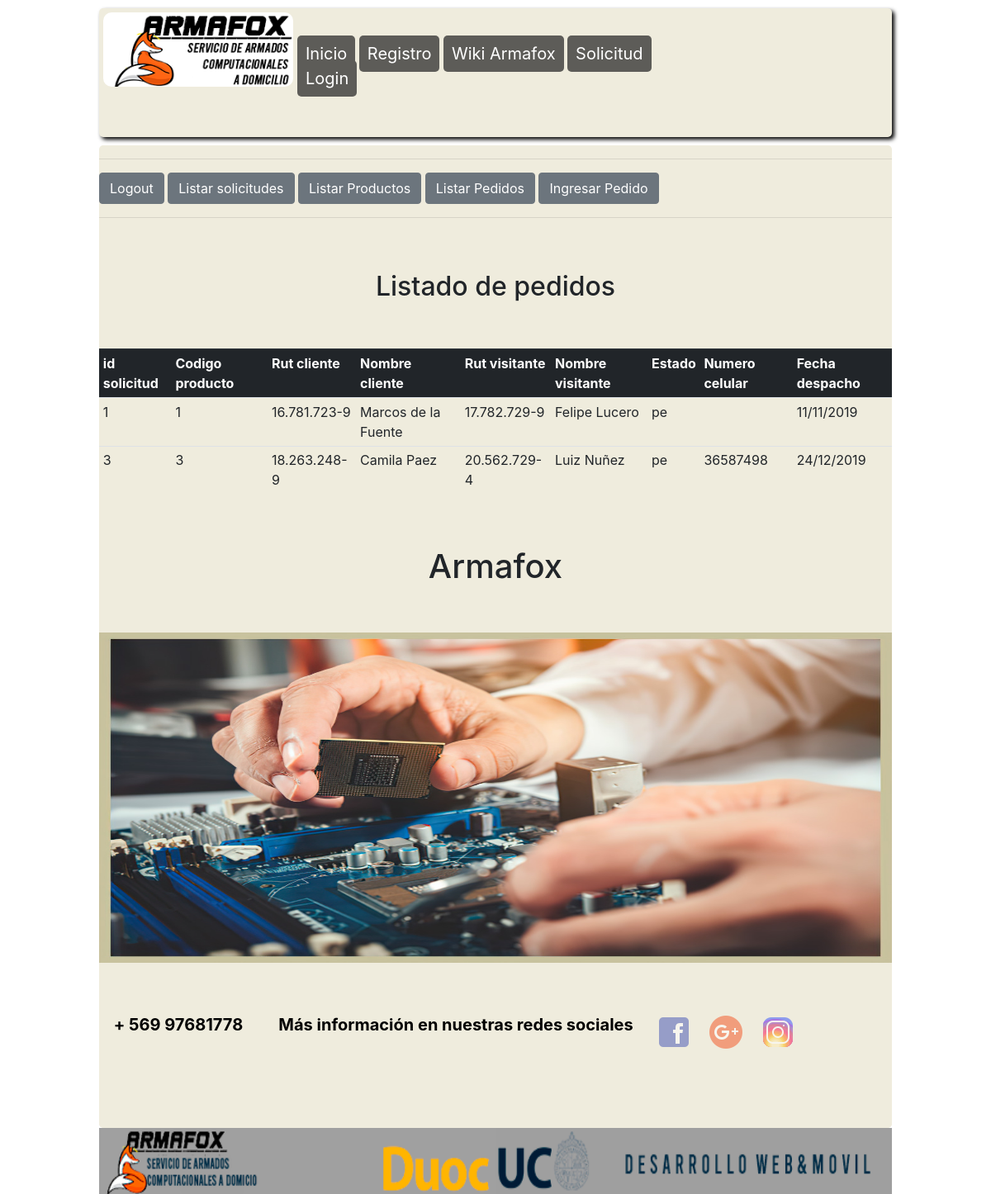
Before: /listar_pedidos (signed in) with the older database file.
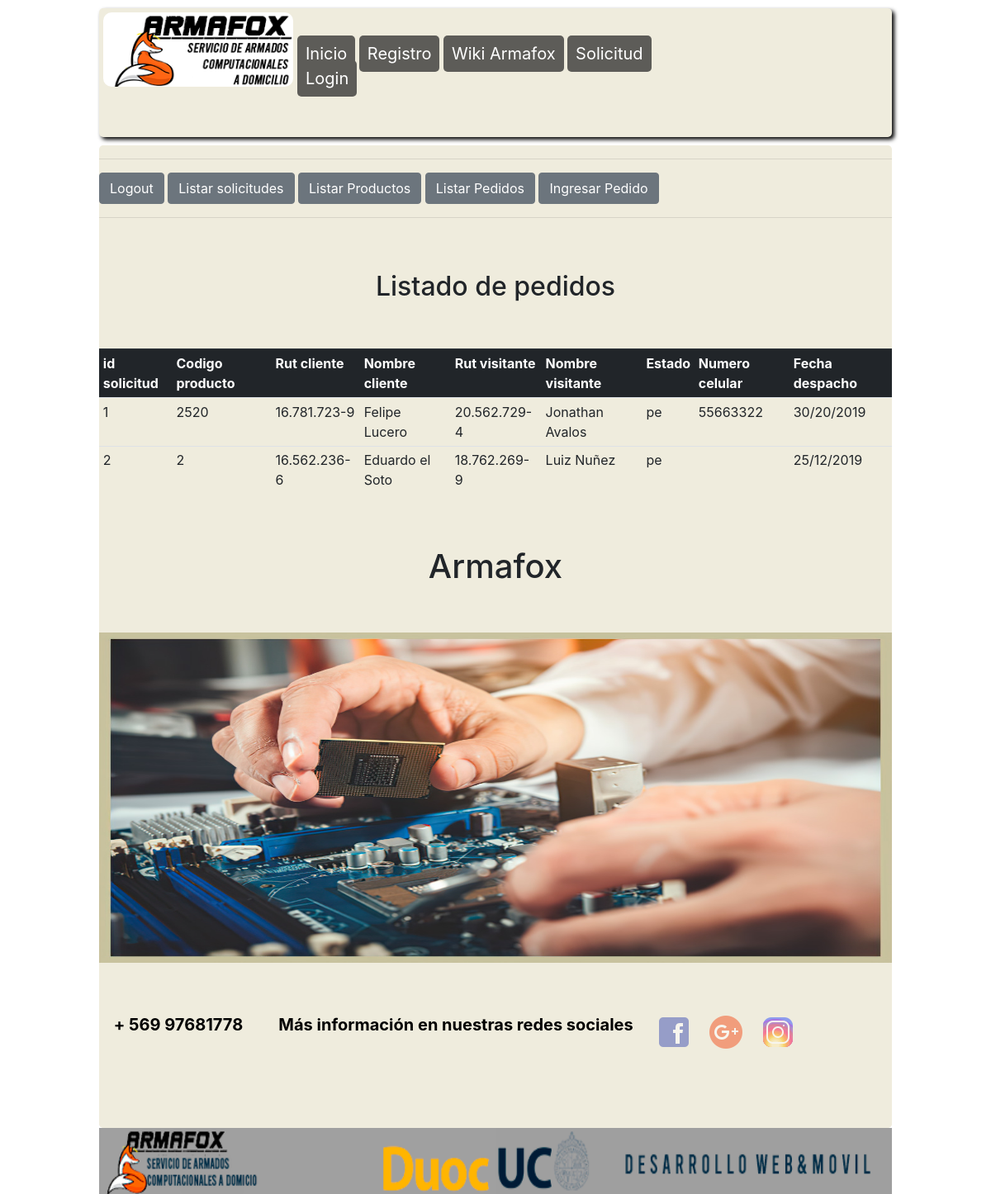
After: the same page with the newer database file.
### app_Armado/models.py (models this page shows, shortened)
class Pedido(models.Model):
    id_pedido = models.IntegerField(primary_key=True)
    codigo_producto = models.CharField(max_length=4)
    rut_cliente= models.CharField(max_length=12)
    nombre_cliente = models.CharField(max_length=50)
    rut_visitante= models.CharField(max_length=12)
    nombre_visitante = models.CharField(max_length=100)
    estado_pedido= models.CharField(max_length=2)
    numero_celular = models.CharField(max_length=8)
    fecha_de_despacho = models.CharField(max_length=10)
    class Meta:
        permissions = (
            ('tecnico',_('Es tecnico')),
        )

### app_Armado/views.py (the view)
# urls.py: path('listar_pedidos',login_required(listarpedidos),name="listarpedidos"),
def listarpedidos(request):
    ped = Pedido.objects.all()
    return render(request, 'plantillas/listar_pedido.html', {'pedidos': ped})

### app_Armado/templates/plantillas/listar_pedido.html (shortened to what this page needs)
{% extends 'plantillas/Armafox.html' %}
{% block content %}
    <link rel="stylesheet" href="https://stackpath.bootstrapcdn.com/bootstrap/4.1.3/css/bootstrap.min.css">
    <hr/>
    <a class="btn btn-secondary"  href="http://127.0.0.1:8000/accounts/logout/" >Logout</a> </li>
    <a class="btn btn-secondary" role="button"   href="{% url 'listar_soli_tecnico' %}">Listar solicitudes</a>
    <a  class="btn btn-secondary" role="button"    href="{% url 'listar_producto' %}">Listar Productos</a>
    <a  class="btn btn-secondary" role="button"    href="{% url 'listarpedidos' %}">Listar Pedidos</a>
    <a  class="btn btn-secondary" role="button"    href="{% url 'solicitud' %}">Ingresar Pedido</a>
    <hr/>
    <br/>
    <br>
    <h2 align='center' >Listado de pedidos</h2>
    <br/>
    <br/>
    <div class="table-responsive">
        <table class="table table-sm">
            <tr class="thead-dark">
                <th>id solicitud</th>
                <th>Codigo producto</th>
                <th>Rut cliente</th>
                <th>Nombre cliente</th>
                <th>Rut visitante</th>
                <th>Nombre visitante</th>
                <th>Estado</th>
                <th>Numero celular</th>
                <th>Fecha despacho</th>
            </tr>
            {% for s in pedidos %}
            <tr>
                <td>{{s.id_pedido}}</td>
                <td>{{s.codigo_producto}}</td>
                <td>{{s.rut_cliente}}</td>
                <td>{{s.nombre_cliente}}</td>
                <td>{{s.rut_visitante}}</td>
                <td>{{s.nombre_visitante}}</td>
                <td>{{s.estado_pedido}}</td>
                <td>{{s.numero_celular}}</td>
                <td>{{s.fecha_de_despacho}}</td>
            </tr>
            {%endfor%}
        </table>
    </div>
    <article>
            <br/>
            <br/>
            <H1 align="center"> Armafox</H1>
            <br/>
            <br/>
            <div id="divinovacion">
                <img id=imginovacion src= "/static/img/tecnico_cliente.jpeg" alt="imagen inovacion">
            <br/>
            <br/>
            <br/>
            </div>
        </article>
        <section id="informacion">
            <div class="numero">
                <p><strong>+ 569 97681778</strong></p>
            </div>
            <div class="parmado">
                <article>
                <p><strong>Más información en nuestras redes sociales</strong></p>
                </article>
            </div>
                <section class="redes">
                    <div class="Facebook"><a target="_blank" href="
                        https://www.facebook.com/ArmaFox-ARMAMOSTUPCENCASA-112910423409893/?modal=admin_todo_tour">Fac</a></div>
                    <div class="Google"><a target="_blank" href="https://twitter.com/ArmafoxA">Goo</a></div>
                    <div class="Instagran"><a target="_blank" href="https://www.instagram.com/armafox_armapc_cl/?hl=es-la">Ins</a></div>
                    <div class="Email"><a target="_blank" href="armafoxadomicilio@gmail.com">Ema</a></div>
                </section>
        </section>
    {% endblock %}

### app_Armado/templates/plantillas/Armafox.html (shortened to what this page needs)
{% load staticfiles %}
<!DOCTYPE html>
<html lang="en">
<head>
    {% block css %}
    <link rel="stylesheet" type="text/css" href="{% static 'css/armafox.css' %}">
    {% endblock%}
    <link rel="stylesheet" href="{% static 'css/slider.css' %}">
</head>
<body>
    <header>
       <div id="subheader" class="row">
           <div id="divlogo">
              <img class="logoarmafox" src="/static/img/LOGO FINAL VERSION CON FONDO.png " alt="logo de armafox">
            </div>
            <nav class ="col-xs-12 col-md-6">
                <ul>
                  <li> <a href="http://127.0.0.1:8000">Inicio</a> </li>
                  <li> <a href="http://127.0.0.1:8000/form">Registro</a> </li>
                  <li> <a href="http://127.0.0.1:8000/informacion">Wiki Armafox</a> </li>
                  <li> <a href="http://127.0.0.1:8000/solicitud">Solicitud</a> </li>
                  <li> <a href="http://127.0.0.1:8000/accounts/login/">Login</a> </li>
                </ul>
            </nav>
        </div>
    </header>
    <section id="wrap">
        {% block content %}{% endblock %}
    </section>
    <footer>
        <div id= divfooter>
            <img id="imgfooter" src="/static/img/foot final version final 1.png" alt="img footer">
            <img id="imgfooter2" src="/static/img/foter2.png" alt="img footer2">
        </div>
    </footer>
</body>
</html>

### app_Armado/static/css/armafox.css (style rules this page uses)
* { margin: 0%; padding: 0%; }
body { font-family: 'Roboto', sans-serif; }
a { text-decoration: none; color: #fff; }
header { max-width: 960px; margin: auto; background: #EFECDD; overflow: hidden; margin-bottom:10px; margin-top: 10px; box-shadow: 3px 3px 5px #000; -moz-box-shadow: 3px 3px 5px 5px #000; -webkit-box-shadow: 3px 3px 5px #000; border-radius: 5px; }
#subheader { width:100%; margin: auto; box-sizing: border-box; }
#divlogo { float: left; width: 25%; height: 100px; padding: 5px 5px 5px 5px; box-sizing: border-box; }
#divlogo .logoarmafox { width: 100%; height:100%; border-radius:10px; }
header #subheader nav { float: right; width: 60%; padding: 40px 0px; text-align: left; }
header #subheader nav ul li { display: inline; }
header #subheader nav ul li a { color: #fff; font-size: 20px; padding: 10px; background: rgb(93, 92, 88); border-radius: 5px; }
#wrap { max-width: 960px; margin: auto; clear: both; overflow: hidden; border-radius: 5px; background: #EFECDD; }
#divinovacion { width: 100%; height: 400px; }
#imginovacion { width: 100%; height: 100%; }
#informacion { width: 100%; height: 200px; background: #EFECDD; color: black; padding: 60px 0px 0px 0px; border-radius: 5px; -moz-border-radius: 5px; -webkit-border-radius: 5px; box-sizing: border-box; }
#informacion .numero { width: 20%; font-size: 20px; text-align: center; color: black; float:left; }
.parmado { width: 50%; font-size: 20px; color: black; float: left; text-align: center; }
#informacion .redes >div { width: 5%; height:50px; float: left; font-size: 20px; opacity: 0.5; margin-right: 15px; }
#informacion .redes .Facebook { background: url(../img/facebook.png); -webkit-text-fill-color: transparent; }
#informacion .redes .Google { background: url(../img/googleplus.png); -webkit-text-fill-color: transparent; }
#informacion .redes .Instagran { background: url(../img/instagram.png); -webkit-text-fill-color: transparent; }
#informacion .redes .Email { background: url(../img/gmail.png); -webkit-text-fill-color: transparent; }
footer { max-width: 960px; margin: auto; height: 80px; }
#divfooter { width: 100%; height: 100%; background:WHITE; }
#imgfooter { width: 50%; height: 100%; float: left; }
#imgfooter2 { width: 50%; height: 100%; float: right; }

Changed rows visible on the page:
removed Pedido: id_pedido "3", codigo_producto "3", rut_cliente "18.263.248-9", nombre_cliente "Camila Paez", rut_visitante "20.562.729-4", nombre_visitante "Luiz Nuñez", estado_pedido "pe", numero_celular "36587498", fecha_de_despacho "24/12/2019"
changed Pedido "Felipe Lucero": codigo_producto "1" → "2520"; nombre_cliente "Marcos de la Fuente" → "Felipe Lucero"; rut_visitante "17.782.729-9" → "20.562.729-4"; nombre_visitante "Felipe Lucero" → "Jonathan Avalos"; numero_celular (not shown) → "55663322"; fecha_de_despacho "11/11/2019" → "30/20/2019"
added Pedido: id_pedido "2", codigo_producto "2", rut_cliente "16.562.236-6", nombre_cliente "Eduardo el Soto", rut_visitante "18.762.269-9", nombre_visitante "Luiz Nuñez", estado_pedido "pe", fecha_de_despacho "25/12/2019"
